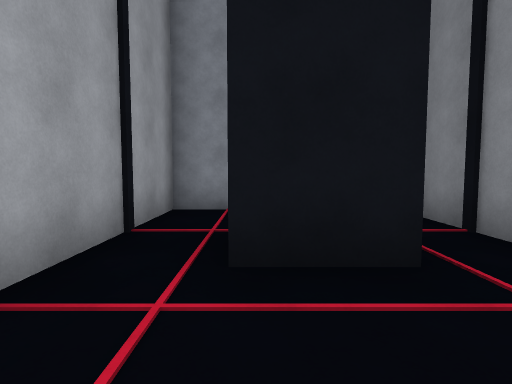
View 1 (above)

20 first-person views from a walk through a Unity game level. The camera is 1.4 m above the floor, tilts 4° down and sees 80° across. The floor is counted in squares, 2 m on a side. Each view is taken from the middle of a square. On the plan, view 1 faces up. The plan holds only what a view shows up to about 10 squares ahead; the rest is blank. The place goes on beyond the plan. The player character is not drawn.

View 2
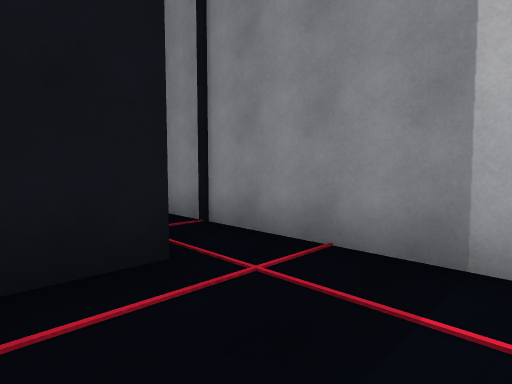

View 3
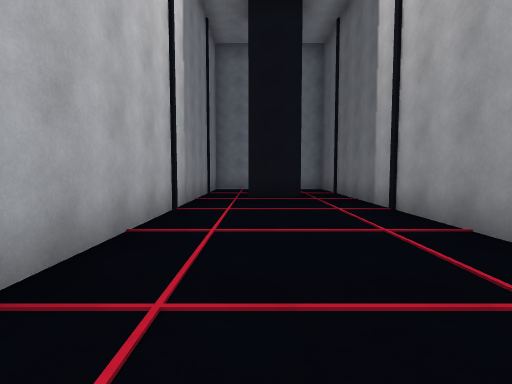

View 4
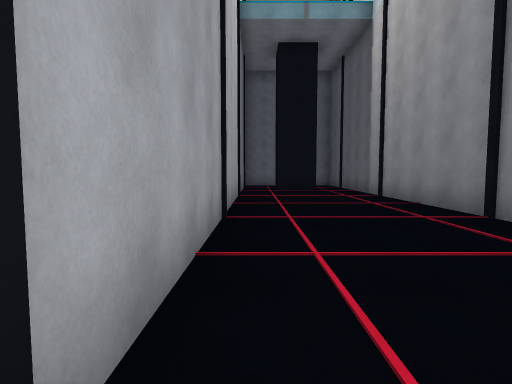

View 5
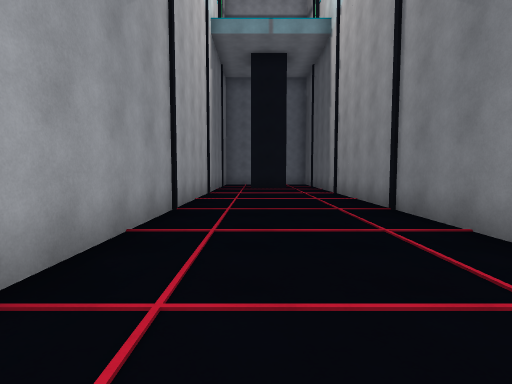

View 6
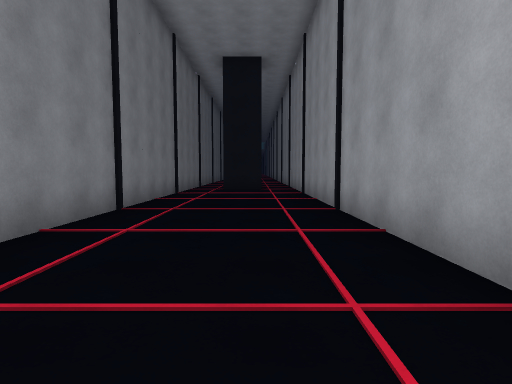

View 7
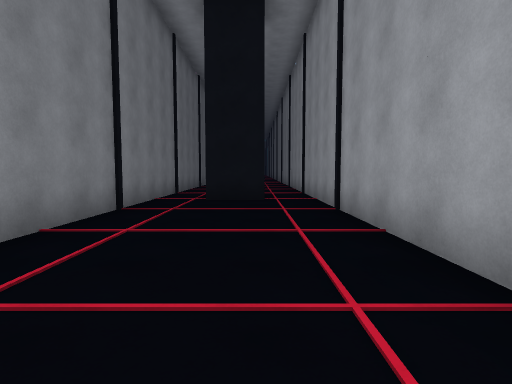

View 8
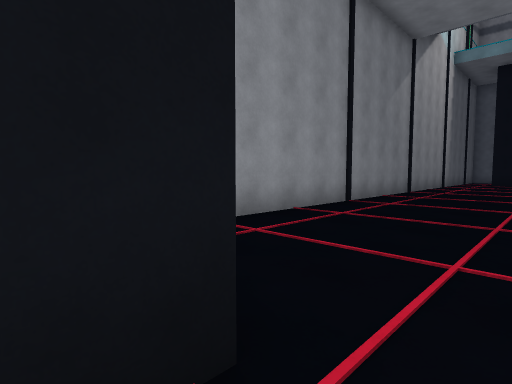

View 9
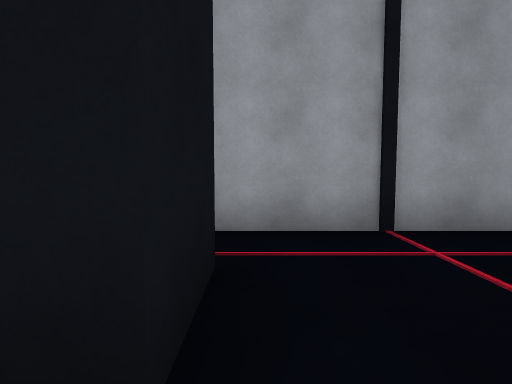

View 10
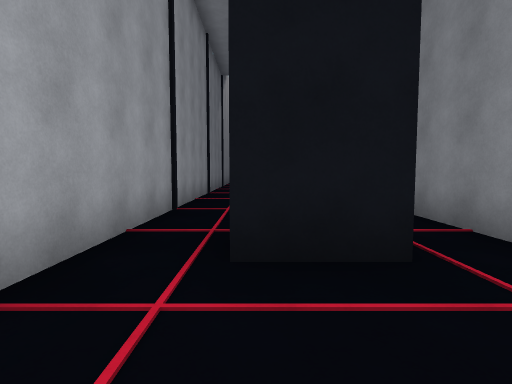

View 11
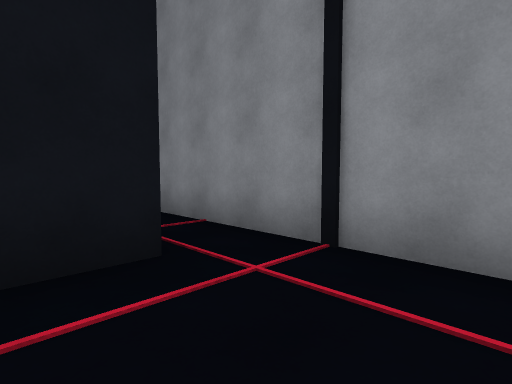

View 12
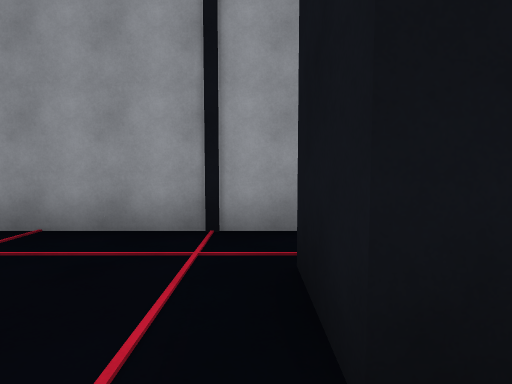

View 13
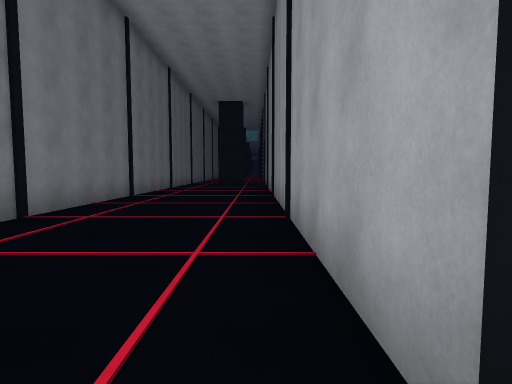

View 14
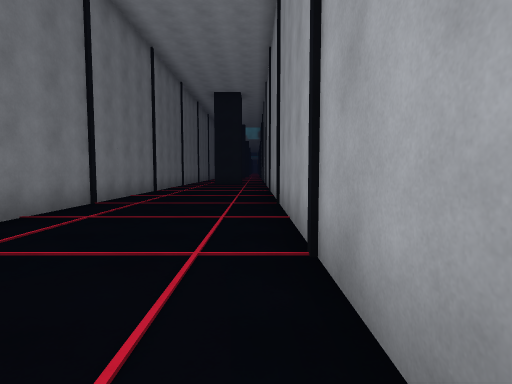

View 15
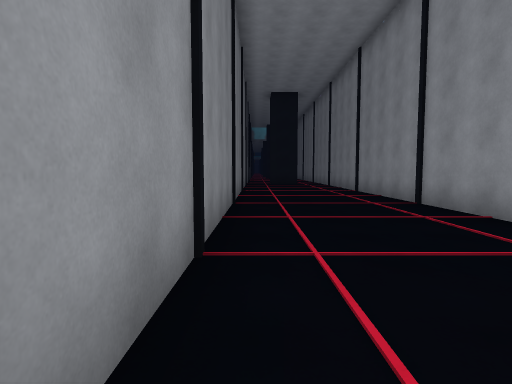

View 16
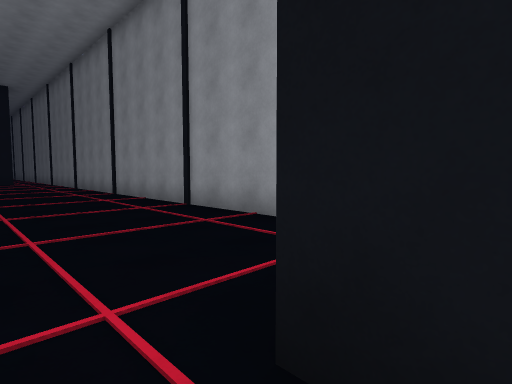

View 17
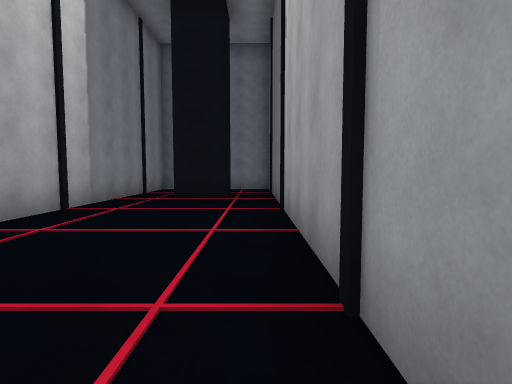

View 18
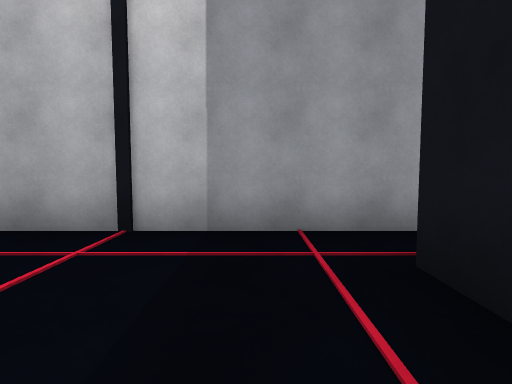

View 19
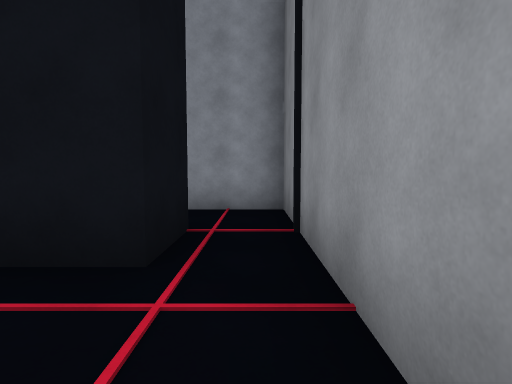

View 20
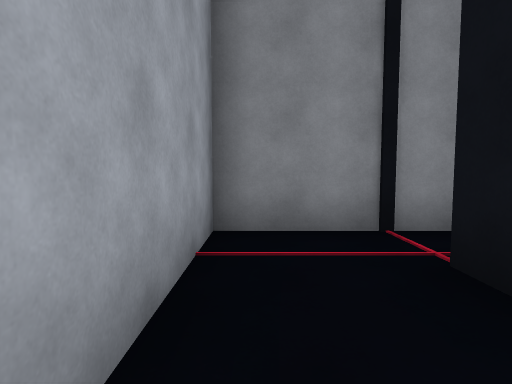

### Floor plan
Points are (right, up) in squares from view 1. A wall is a line through its corners. A room is listed if a view was taken in it or the views show most of it. See-through windows are left out.
Room 1 (views 1, 2, 3, 4, 5, 6, 7, 8, 9, 16, 17, 18, 19)
walls: (1.2, 2.2) (-0.2, 2.2); (-0.2, -14.3) (1.2, -14.3) (1.2, -15.7); (-1.5, 2.5) (-1.5, -15.5); (2.5, -15.4) (2.5, 2.5)
ways out: opening at (-1, -15) to room 2; opening at (2, -15) to room 2; opening at (-1, 3) to room 3; opening at (2, 3) to room 4
Room 2 (views 10, 11, 12, 13, 14, 15)
walls: (1.2, -15.7) (-0.2, -15.7); (2.5, -28.1) (2.5, -15.4); (-1.5, -15.5) (-1.5, -28)
ways out: opening at (-1, -15) to room 1; opening at (2, -15) to room 1
Room 3 (view 20)
walls: (0.6, 3.6) (1.2, 3.6); (1.5, 5.5) (-1.5, 5.5) (-1.5, 2.5)
ways out: opening at (-1, 3) to room 1; opening at (0.5, 4.5) to room 4
Room 4 (no view inside)
walls: (1.2, 3.6) (1.2, 2.2); (2.5, 2.5) (2.5, 5.5) (1.5, 5.5)
ways out: opening at (2, 3) to room 1; opening at (0.5, 4.5) to room 3

Positions as (right, up) in squares from view 1, and headings:
1: (0, 0), facing up
2: (0, 0), facing up-right
3: (0, -6), facing up
4: (-1, -9), facing up
5: (0, -10), facing up
6: (0, -3), facing down
7: (0, -7), facing down
8: (2, -15), facing up-left
9: (2, -14), facing left
10: (0, -18), facing up
11: (0, -18), facing up-right
12: (2, -16), facing left
13: (-1, -16), facing down
14: (-1, -18), facing down
15: (2, -18), facing down
16: (2, -15), facing down-left
17: (2, -6), facing up
18: (2, 1), facing left
19: (2, 0), facing up
20: (-1, 5), facing right
